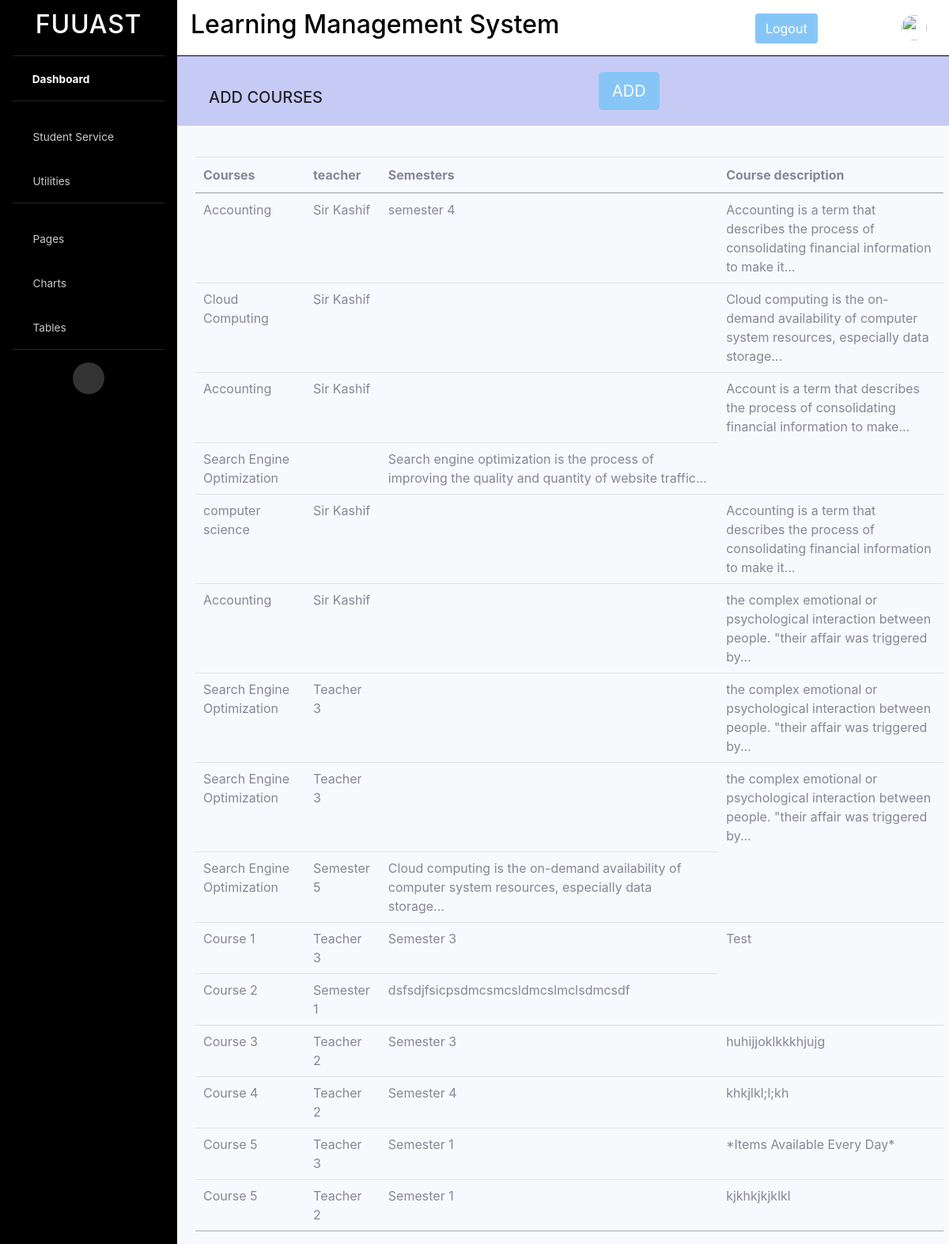
Screenshot of /Final_project/Final_project/Add_courses.php with the database file from the repository.
### tables this page shows
CREATE TABLE `teacher_courses` (
  `id` int(255) NOT NULL,
  `courses_heading` text NOT NULL,
  `courses_des` text NOT NULL,
  `courses_assign_teacher` int(100) NOT NULL,
  `semesters` varchar(255) NOT NULL
);

CREATE TABLE `users` (
  `id` int(11) NOT NULL,
  `role_id` int(11) NOT NULL DEFAULT 0,
  `username` varchar(255) NOT NULL,
  `email` varchar(255) NOT NULL,
  `password` varchar(255) NOT NULL,
  `name` varchar(255) NOT NULL,
  `department` text NOT NULL
);

### Final_project/Final_project/Add_courses.php (the view, shortened to what this page needs)
<?php
include "studentnav.php";
include "link.php";
include "db_connect.php";
?>
<!DOCTYPE html>
<html lang="en">
<head>
    <link rel="stylesheet" href="//cdn.datatables.net/1.10.22/css/jquery.dataTables.min.css">
</head>
<body>
<div class="head">
<div class="headings">
<div class="row">
  <div class="col-sm-6">
    <h5>ADD COURSES</h5>
  </div>
  <div class=" row d-flex col-sm-6 text-center">
  <a href="insert_courses.php" class="btn btn-lg active  " role="button" aria-pressed="true" style="background-color:rgb(134, 198, 247); color:white; position:relative; bottom:20px; left:25px;">ADD</a>
  </div>
</div>
</div>
</div>
<div class="container">
<table class="table ml-2 mr-2 mb-3" id="myTable">
  <thead>
    <tr>
      <th scope="col">Courses</th>
      <th scope="col">teacher</th>
      <th scope="col">Semesters</th>
      <th scope="col">Course description</th>
    </tr>
  </thead>
  <tbody>
  <?php
    $sql="SELECT * FROM `teacher_courses`";
    $result=mysqli_query($conn,$sql);
    while($row= mysqli_fetch_assoc($result)){
    $teacher=$row['courses_assign_teacher'];
    $heading= $row['courses_heading'];
    $semester= $row['semesters'];
    $des= $row['courses_des'];
   $string = strip_tags($des);
   if(strlen($string)>50){
    $srtingcut=substr($string,0,100);
    $endpoint=strrpos($srtingcut,' ');
    $string=$endpoint?substr($srtingcut,0,$endpoint):substr($srtingcut,0);
    $string.='...';
   }
   ?>
    <div class="col-sm-4">
    <tr>
      <td><?php echo $heading; ?></td>
      <?php $select = "SELECT * FROM `users` WHERE `id` = $teacher";
      $query=mysqli_query($conn , $select);
      while($row1 = mysqli_fetch_assoc($query)){?>
      <td><?php echo $row1['name'];?></td>
      <?php } ?>
      <td><?php echo $semester; ?>   </td>
      <td><?php echo $string; ?></td>
    </tr>
    </div>
 <?php }
    ?>
  </tbody>
 </table>
  </div>
</body>
</html>

### Final_project/Final_project/studentnav.php (style rules this page uses)
a.btn { color: white; background-color: rgb(134, 198, 247); }
a { text-decoration: none; color:white; }

### Final_project/Final_project/Add_courses.php (style rules this page uses)
.btn { color:rgb(43, 39, 145); }
.head { border:0px; border-top:1px solid black; position:relative; bottom:24px; background-color:rgb(198, 203, 245); }
.headings { margin-top:40px; margin-left:40px; }

### rows the page displays
teacher_courses: courses_heading "Accounting", semesters "semester 4", courses_des "Accounting is a term that describes the process of consolidating financial information to make it..."
users: name "Sir Kashif"
teacher_courses: courses_heading "Cloud Computing", courses_des "Cloud computing is the on-demand availability of computer system resources, especially data storage..."
teacher_courses: courses_heading "Accounting", courses_des "Account is a term that describes the process of consolidating financial information to make..."
teacher_courses: courses_heading "Search Engine Optimization", courses_des "Search engine optimization is the process of improving the quality and quantity of website traffic..."
teacher_courses: courses_heading "computer science", courses_des "Accounting is a term that describes the process of consolidating financial information to make it..."
teacher_courses: courses_heading "Accounting", courses_des "the complex emotional or psychological interaction between people. \"their affair was triggered by..."
teacher_courses: courses_heading "Search Engine Optimization", courses_des "the complex emotional or psychological interaction between people. \"their affair was triggered by..."
users: name "Teacher 3"
teacher_courses: courses_heading "Search Engine Optimization", courses_des "the complex emotional or psychological interaction between people. \"their affair was triggered by..."
teacher_courses: courses_heading "Search Engine Optimization", semesters "Semester 5", courses_des "Cloud computing is the on-demand availability of computer system resources, especially data storage..."
teacher_courses: courses_heading "Course 1", semesters "Semester 3", courses_des "Test"
teacher_courses: courses_heading "Course 2", semesters "Semester 1", courses_des "dsfsdjfsicpsdmcsmcsldmcslmclsdmcsdf"
teacher_courses: courses_heading "Course 3", semesters "Semester 3", courses_des "huhijjoklkkkhjujg"
users: name "Teacher 2"
teacher_courses: courses_heading "Course 4", semesters "Semester 4", courses_des "khkjlkl;l;kh"
teacher_courses: courses_heading "Course 5", semesters "Semester 1", courses_des "*Items Available Every Day*"
teacher_courses: courses_heading "Course 5", semesters "Semester 1", courses_des "kjkhkjkjklkl"
